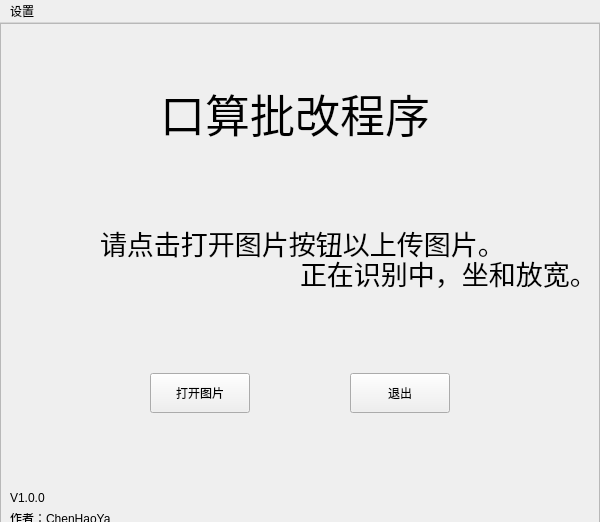
<?xml version="1.0" encoding="UTF-8"?>
<ui version="4.0">
 <class>MainWindow</class>
 <widget class="QMainWindow" name="MainWindow">
  <property name="enabled">
   <bool>true</bool>
  </property>
  <property name="geometry">
   <rect>
    <x>0</x>
    <y>0</y>
    <width>600</width>
    <height>522</height>
   </rect>
  </property>
  <property name="windowTitle">
   <string>口算批改程序</string>
  </property>
  <widget class="QWidget" name="centralwidget">
   <widget class="QFrame" name="Main">
    <property name="geometry">
     <rect>
      <x>0</x>
      <y>0</y>
      <width>600</width>
      <height>500</height>
     </rect>
    </property>
    <property name="frameShape">
     <enum>QFrame::StyledPanel</enum>
    </property>
    <property name="frameShadow">
     <enum>QFrame::Raised</enum>
    </property>
    <widget class="QLabel" name="Author">
     <property name="geometry">
      <rect>
       <x>10</x>
       <y>490</y>
       <width>100</width>
       <height>10</height>
      </rect>
     </property>
     <property name="text">
      <string>作者：ChenHaoYan</string>
     </property>
    </widget>
    <widget class="QLabel" name="Version">
     <property name="geometry">
      <rect>
       <x>10</x>
       <y>470</y>
       <width>40</width>
       <height>10</height>
      </rect>
     </property>
     <property name="text">
      <string>V1.0.0</string>
     </property>
    </widget>
    <widget class="QLabel" name="Title">
     <property name="geometry">
      <rect>
       <x>160</x>
       <y>60</y>
       <width>280</width>
       <height>60</height>
      </rect>
     </property>
     <property name="font">
      <font>
       <pointsize>34</pointsize>
      </font>
     </property>
     <property name="text">
      <string>口算批改程序</string>
     </property>
    </widget>
    <widget class="QPushButton" name="OpenImage">
     <property name="geometry">
      <rect>
       <x>150</x>
       <y>350</y>
       <width>100</width>
       <height>40</height>
      </rect>
     </property>
     <property name="cursor">
      <cursorShape>ArrowCursor</cursorShape>
     </property>
     <property name="text">
      <string>打开图片</string>
     </property>
    </widget>
    <widget class="QPushButton" name="Exit">
     <property name="geometry">
      <rect>
       <x>350</x>
       <y>350</y>
       <width>100</width>
       <height>40</height>
      </rect>
     </property>
     <property name="cursor">
      <cursorShape>ArrowCursor</cursorShape>
     </property>
     <property name="text">
      <string>退出</string>
     </property>
     <property name="autoDefault">
      <bool>false</bool>
     </property>
    </widget>
    <widget class="QLabel" name="label">
     <property name="geometry">
      <rect>
       <x>100</x>
       <y>120</y>
       <width>400</width>
       <height>200</height>
      </rect>
     </property>
     <property name="font">
      <font>
       <pointsize>20</pointsize>
      </font>
     </property>
     <property name="text">
      <string>请点击打开图片按钮以上传图片。</string>
     </property>
    </widget>
    <widget class="QLabel" name="Background">
     <property name="geometry">
      <rect>
       <x>0</x>
       <y>0</y>
       <width>600</width>
       <height>500</height>
      </rect>
     </property>
     <property name="text">
      <string/>
     </property>
     <property name="pixmap">
      <pixmap resource="MainWindow.qrc">:/Image/background.jpg</pixmap>
     </property>
     <property name="scaledContents">
      <bool>true</bool>
     </property>
    </widget>
    <zorder>Background</zorder>
    <zorder>Author</zorder>
    <zorder>Version</zorder>
    <zorder>Title</zorder>
    <zorder>OpenImage</zorder>
    <zorder>Exit</zorder>
    <zorder>label</zorder>
   </widget>
   <widget class="QFrame" name="Wait">
    <property name="geometry">
     <rect>
      <x>0</x>
      <y>0</y>
      <width>600</width>
      <height>500</height>
     </rect>
    </property>
    <property name="frameShape">
     <enum>QFrame::StyledPanel</enum>
    </property>
    <property name="frameShadow">
     <enum>QFrame::Raised</enum>
    </property>
    <widget class="QLabel" name="WaitText">
     <property name="geometry">
      <rect>
       <x>300</x>
       <y>200</y>
       <width>290</width>
       <height>100</height>
      </rect>
     </property>
     <property name="font">
      <font>
       <pointsize>20</pointsize>
      </font>
     </property>
     <property name="text">
      <string>正在识别中，坐和放宽。</string>
     </property>
    </widget>
    <widget class="QLabel" name="WaitIcon">
     <property name="geometry">
      <rect>
       <x>100</x>
       <y>150</y>
       <width>200</width>
       <height>200</height>
      </rect>
     </property>
     <property name="text">
      <string/>
     </property>
     <property name="pixmap">
      <pixmap>:/WaitIcon/loading.gif</pixmap>
     </property>
    </widget>
   </widget>
  </widget>
  <widget class="QMenuBar" name="menuBar">
   <property name="geometry">
    <rect>
     <x>0</x>
     <y>0</y>
     <width>600</width>
     <height>23</height>
    </rect>
   </property>
   <widget class="QMenu" name="menu">
    <property name="title">
     <string>设置</string>
    </property>
    <addaction name="SetBackground"/>
    <addaction name="CleanBackground"/>
   </widget>
   <addaction name="menu"/>
  </widget>
  <action name="SetBackground">
   <property name="checkable">
    <bool>false</bool>
   </property>
   <property name="checked">
    <bool>false</bool>
   </property>
   <property name="text">
    <string>导入背景图</string>
   </property>
  </action>
  <action name="CleanBackground">
   <property name="text">
    <string>清除背景图</string>
   </property>
  </action>
 </widget>
 <connections/>
</ui>
